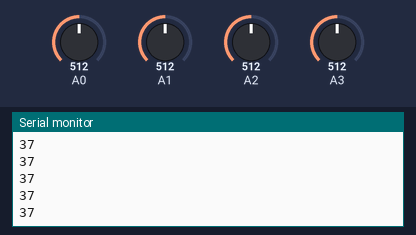
Bench run of a sketch on a simulated Arduino Uno, built with avr-gcc and run on an emulated ATmega328P. Shown: the last lines printed to the serial monitor. Inputs (shaded band) come from the test bench; at power-on: A3 = 512, A0 = 512, A1 = 512, A2 = 512.

Above: at 1.2 s.
1.3 s: A3 set to 716
At 1.36 s:
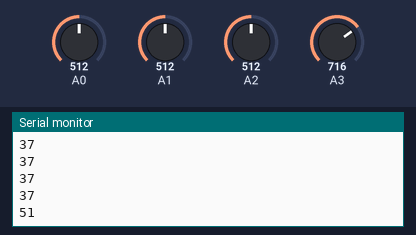
2.8 s: A3 set to 992
At 2.8 s:
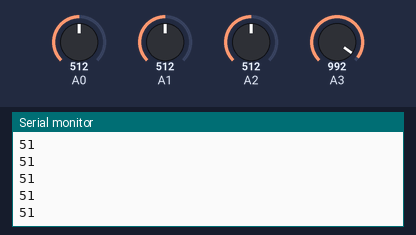
Timing chart, 0 to 5.8 s (numbered marks = the images above; inputs shaded):
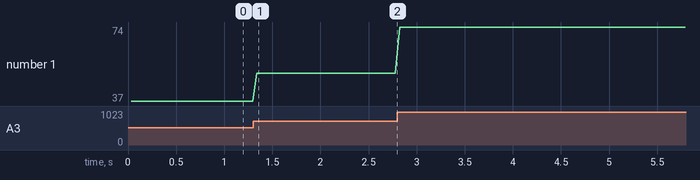

The sketch:

Transmitter.ino
```cpp
// Transmitter

#include <SoftwareSerial.h>

#define rxPin 2
#define txPin 3
SoftwareSerial mySerial =  SoftwareSerial(rxPin, txPin);

#define rxPin1 4
#define txPin1 5
SoftwareSerial mySerial1 =  SoftwareSerial(rxPin1, txPin1);

#define rxPin2 6
#define txPin2 7
SoftwareSerial mySerial2 =  SoftwareSerial(rxPin2, txPin2);

#define rxPin3 8
#define txPin3 9
SoftwareSerial mySerial3 =  SoftwareSerial(rxPin3, txPin3);

int Temp;
int val;
int gas;
int wind;

void setup()
{

  pinMode(rxPin, INPUT);
  pinMode(txPin, OUTPUT);
  mySerial.begin(9600);

  pinMode(rxPin1, INPUT);
  pinMode(txPin1, OUTPUT);
  mySerial1.begin(9600);

  pinMode(rxPin2, INPUT);
  pinMode(txPin2, OUTPUT);
  mySerial2.begin(9600);

  pinMode(rxPin3, INPUT);
  pinMode(txPin3, OUTPUT);
  mySerial3.begin(9600);

  Serial.begin(9600);

}

void loop()
{
  Temp = analogRead(A0);
  Temp = map(Temp, 0, 1024, 0, 255);
  //Serial.println(Temp);
  mySerial.write(Temp);
  delay(10);

  val = analogRead(A1);
  val = map(val, 1, 700, 0, 255);
  mySerial1.write(val);
  //Serial.println(val);
  delay(10);

  gas = analogRead(A2);
  //Serial.println(gas);
  gas = map(gas, 20, 120, 0, 100);
  mySerial2.write(gas);
  //Serial.println(gas);
  delay(10);

  wind = analogRead(A3);
  //Serial.println(wind);
  wind = map(wind, 0, 1023, 0, 74);
  if (wind > 63) {
    mySerial3.write(74);
    Serial.println(74);
  }
  else
  {
    mySerial3.write(wind);
    Serial.println(wind);
  }
  delay(10);
}
```

Measured:
- after the input at 1.3 s, the serial monitor: prints a new line at once (image 1)
- plotted number 1: 37 → 51 after the input at 1.3 s, 51 → 74 after the input at 2.8 s
